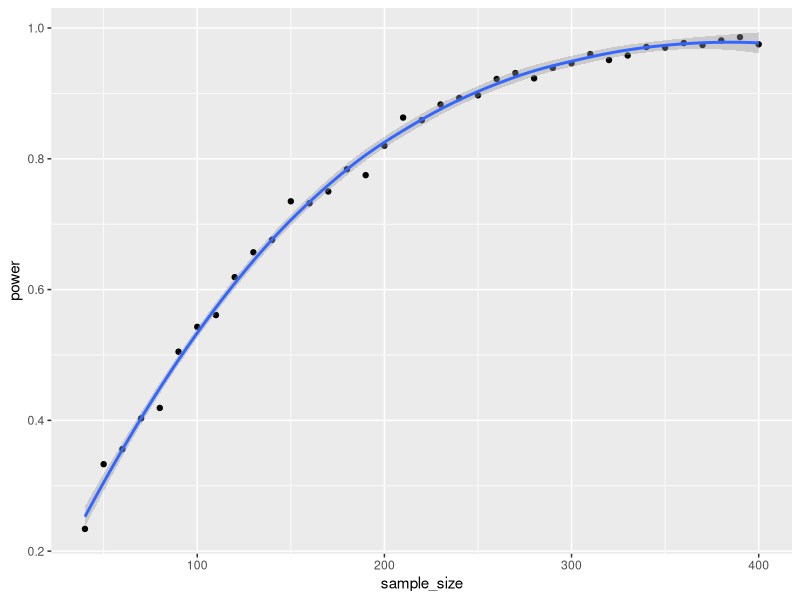
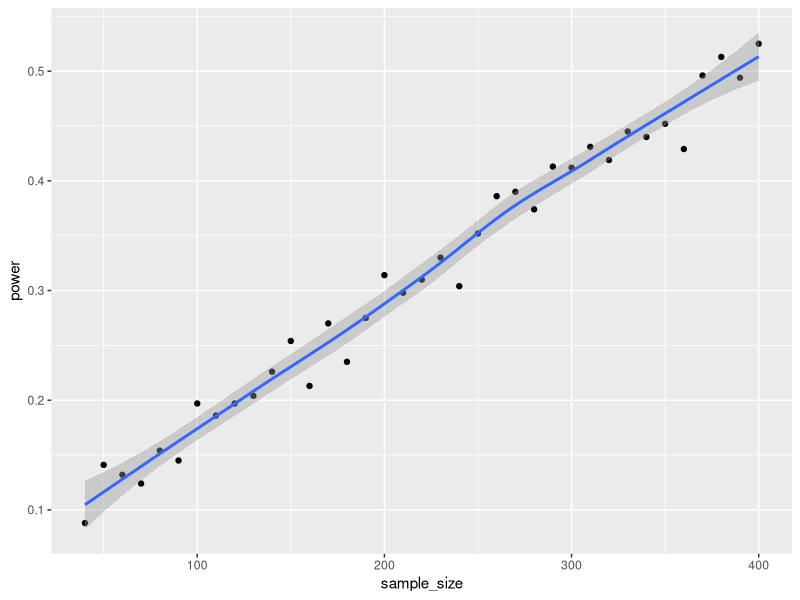
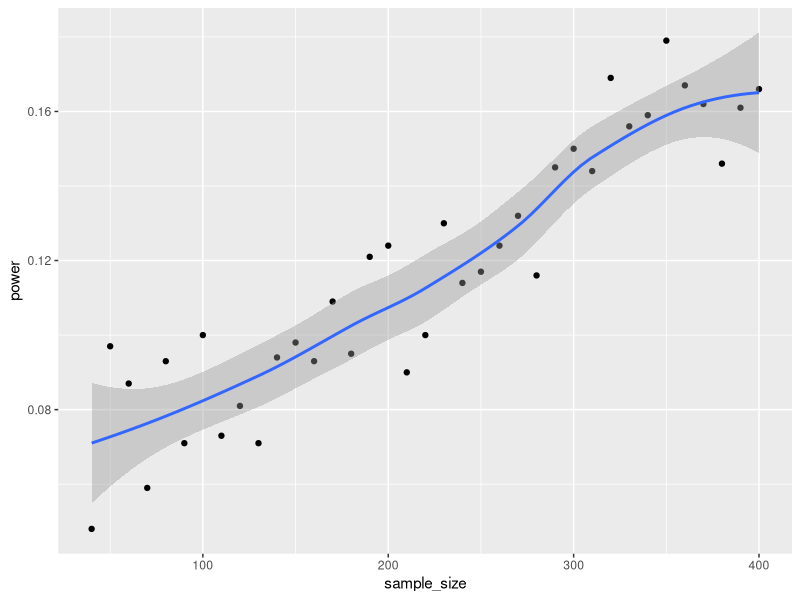

Reproduce these figures in R, in order.
## ---- chunk 1
knitr::opts_chunk$set(echo = TRUE)
## ---- chunk 2
library(data.table)
install.packages('sandwich')
library(sandwich)
install.packages('lmtest')
library(lmtest)

library(ggplot2)
## ---- chunk 3
analyze_power <- function(control_response_rate, treatment_response_rate, n, num_loops, treat_proportion=0.5){
  # treatment and control response rates as decimal proportion (i.e., 0.5 for 50%)
  # treat_proportion also as decimal proportion
  
  p_vals <- rep(NA, num_loops)
  
  for(i in 1:num_loops){
    # set up data
    treat_size <- round(n * treat_proportion, 0)
    ctrl_size <- n - treat_size
    treat_x <- rep(1, treat_size)
    ctrl_x <- rep(0, ctrl_size)
    treat_y <- rbinom(treat_size, 1, treatment_response_rate)
    ctrl_y <- rbinom(ctrl_size, 1, control_response_rate)
    d <- data.table(condition = c(treat_x, ctrl_x), outcome = c(treat_y, ctrl_y))
    
    # make the linear model and extract the p-value
    mod <- lm(outcome ~ condition, data = d)
    p_vals[i] <- summary(mod)$coefficients[2, 4]
  }
  
  mean(p_vals <= 0.05, na.rm = TRUE)
}

# Anaylyze power when the treatment effect size is high
analyze_power(0.5, 0.7, 200, 10, 0.5)

# Anaylyze power when the treatment effect size is moderate
analyze_power(0.5, 0.6, 200, 10, 0.5)

# Anaylyze power when the treatment effect size is low
analyze_power(0.5, 0.55, 200, 10, 0.5)
## ---- chunk 4
plot_power <- function(sample_size_vector, ctrl_response_rate, treat_response_rate){
  # initialize a data.table for the data
  dt <- data.table(id=c(1:length(sample_size_vector)), sample_size=rep(0.0, length(sample_size_vector)), power=rep(0.0, length(sample_size_vector)))
  
  # run the power analysis and add the data to the table
  for(i in 1:length(sample_size_vector)){
    pow <- analyze_power(ctrl_response_rate, treat_response_rate, sample_size_vector[i], 1000, 0.5)
    dt[id==i, sample_size := sample_size_vector[i]]
    dt[id==i, power := pow]
  }
  
  ggplot(data=dt, aes(x=sample_size, y=power)) +
    geom_point() +
    # we can always drop the smooth line, I like it to see trends but it can be distracting
    geom_smooth()
  
}
## ---- chunk 5
samples <- seq(40, 400, 10)
plot1<-plot_power(samples, 0.5, 0.7)
plot2<-plot_power(samples, 0.5, 0.6)
plot3<-plot_power(samples, 0.5, 0.55)
## ---- chunk 6
#ggarrange(plot1, plot2, plot, ncol = 2, nrow = 2)
